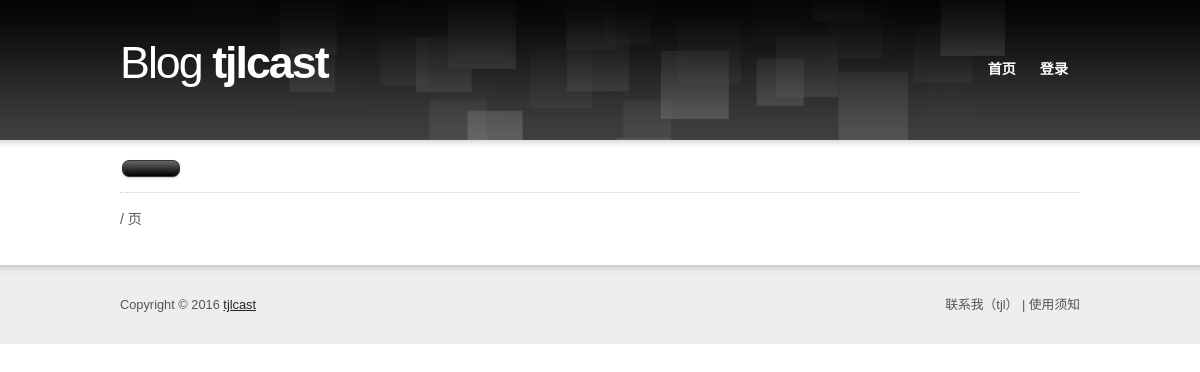
The page /category/?cid=3 on the database as committed earlier.
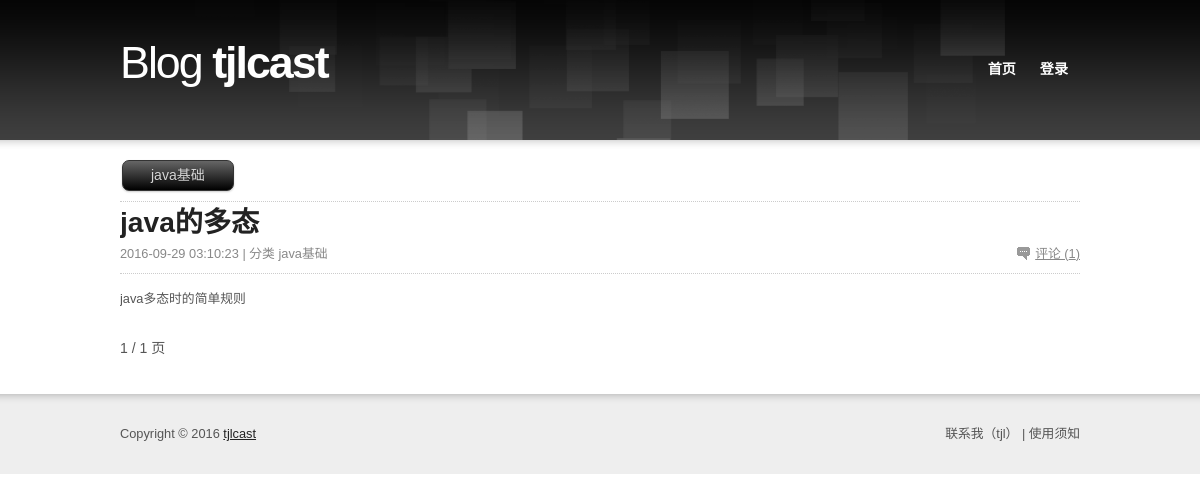
The same page on the database as committed later.
### blog_old_project/models.py (models this page shows, shortened)
class Category(models.Model):
    name = models.CharField(max_length=30, verbose_name='分类名称')
    index = models.IntegerField(default=999,verbose_name='分类的排序')
    class Meta:
        verbose_name = '分类'
        verbose_name_plural = verbose_name
        ordering = ['index', 'id']

class Article(models.Model):
    title = models.CharField(max_length=50, verbose_name='文章标题')
    desc = models.CharField(max_length=50, verbose_name='文章描述')
    content = models.TextField(verbose_name='文章内容')
    click_count = models.IntegerField(default=0, verbose_name='点击次数')
    is_recommend = models.BooleanField(default=False, verbose_name='是否推荐')
    date_publish = models.DateTimeField(auto_now_add=True, verbose_name='发布时间')
    user = models.ForeignKey(User, verbose_name='用户')
    category = models.ForeignKey(Category, blank=True, null=True, verbose_name='分类')
    tag = models.ManyToManyField(Tag, verbose_name='标签')
    objects = ArticleManager()
    class Meta:
        verbose_name = '文章'
        verbose_name_plural = verbose_name
        ordering = ['-date_publish']

### blog_old_project/views.py (the view)
# urls.py: url(r'category/$', category, name='category'),
def category(request):
    try:
        cid = request.GET.get('cid', None)
        try:
            category = Category.objects.get(pk=cid)
        except Category.DoesNotExist:
            return render(request, 'failure.html', {'msg': '分类不存在'})
        article_list = Article.objects.filter(category=category)
        article_list = getPaginator(request, article_list, 1, 5)
    except Exception as e:
        logger.error(e)
    return render(request, 'category.html', locals())

### blog_old_project/tools/MyPagination.py (called while the page is built)
    def page(self, number):
        self.page_num = number
        return super(JuncheePaginator, self).page(number)

### blog_old_project/views.py (called while the page is built)
def global_settings(request):
    SITE_NAME = settings.SITE_NAME
    SITE_DESC = settings.SITE_DESC
    return locals()

def getPaginator(request, obj_list, curPage, page_size=5):
    paginator = JuncheePaginator(obj_list, page_size)
    try:
        cur_page = int(curPage)
        obj_list = paginator.page(cur_page)
    except Exception as e:
        obj_list = paginator.page(1)
    return obj_list

### templates/category.html (shortened to what this page needs)
{% include 'header.html' %}
	<div id="section" class="box">
		<div class="button black"> {{ category.name }} </div>
		<div style="border-bottom: 1px dotted #CCC;margin: 10px 0 0 0"></div>
		<ul class="articles box">
                {% for article in article_list %}
                    <li>
					<h2><a href="{% url 'article' %}?id={{ article.id }}">{{ article.title }}</a></h2>
					<div class="article-info box">
						<p class="f-right"><a href="{% url 'article' %}?id={{ article.id }}" class="comment">评论 ({{ article.comment_set.all.count }})</a></p>
						<p class="f-left">{{ article.date_publish | date:'Y-m-d H:i:s' }} | 分类 {{ article.category.name }} </p>
					</div>
					<p>{{ article.desc }}</p>
				    </li>
                {% endfor %}
			</ul>
            <div class="pagination box">
                    <p class="f-left"> {{ article_list.number }} / {{ article_list.paginator.num_pages }} 页</p>
            </div>
	</div>
{% include 'footer.html' %}

Rows that differ between the two databases and show on the page:
added Category: name "java基础"
added Article: title "java的多态", comment_set.all.count "1", date_publish "2016-09-29 03:10:23", category.name "java基础", desc "java多态时的简单规则"
Other text that changed with them:
{{ article_list.number }}: (not shown) → "1"
{{ article_list.paginator.num_pages }}: (not shown) → "1"
